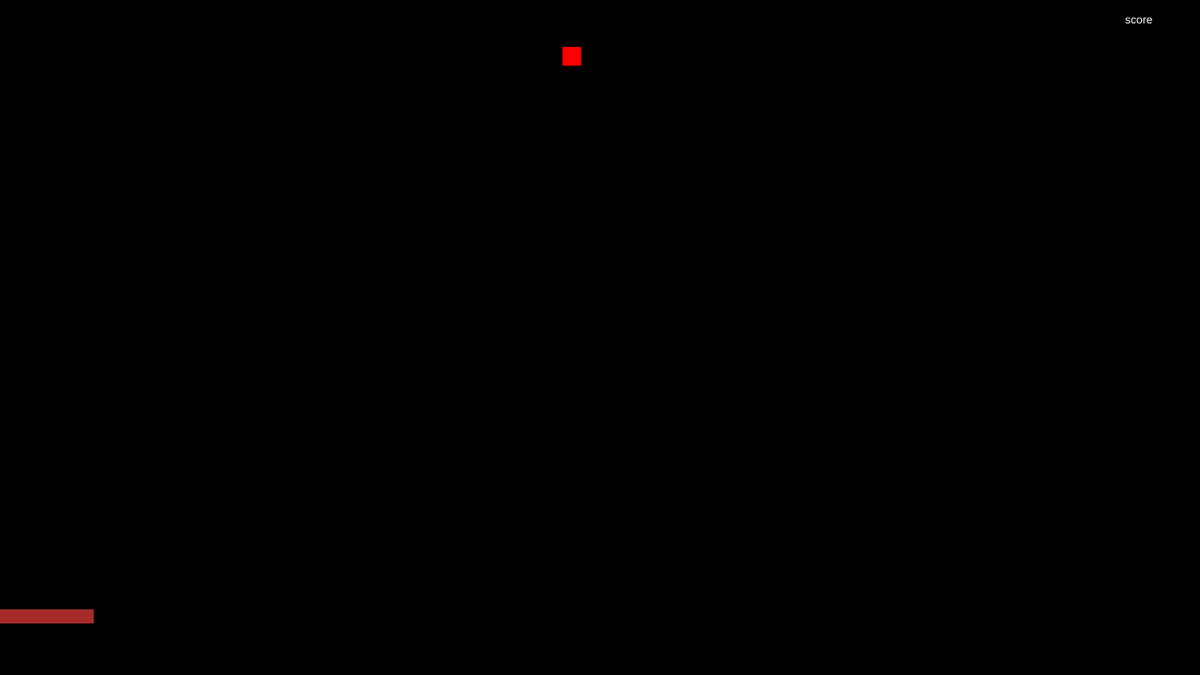
Frame 1 (no input)
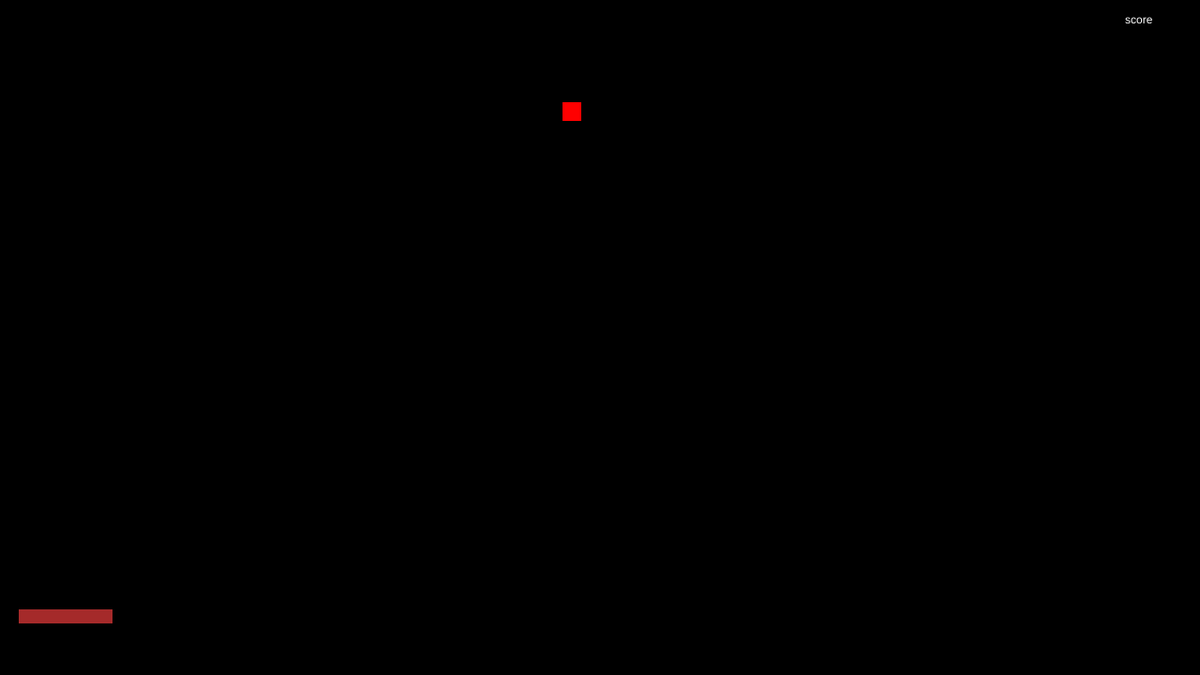
Frame 60 (no input)
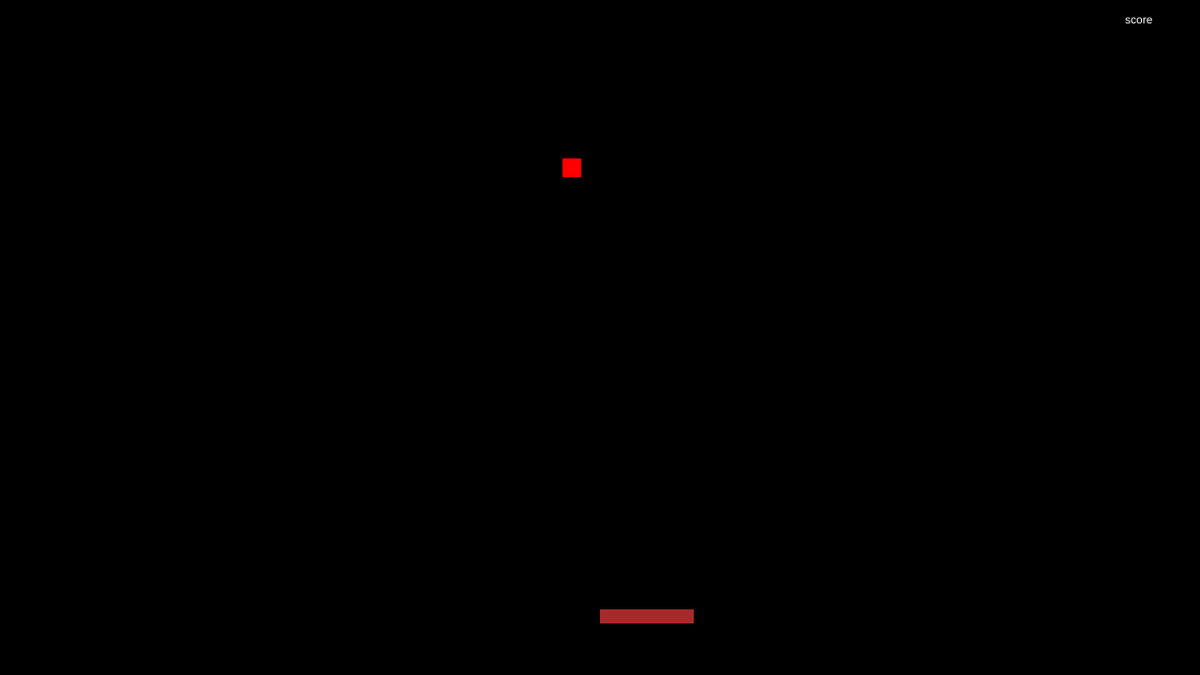
Frame 120 (the mouse pressed at the canvas centre since frame 60)

The p5.js sketch that drew these frames (run headless with seeded random() and noise() and a simulated clock; from frame 60 on, the mouse is pressed at the canvas centre):

// p5.js sketch
// ── sketch.js
/* JavaScript opfris opdracht
   
    Lees de README voor uitleg
 */

/*
 * instellingen om foutcontrole van je code beter te maken 
 */
///<reference path=".vscode/p5.global-mode.d.ts" />
"use strict"

/* ********************************************* */
/* globale variabelen die je gebruikt in je game */
/* ********************************************* */
let appelX = 600; // x-positie van appel
let appelY = 50;  // y-positie van appel
let appelBreedte = 20; 
let mandjeY = 650 ;
let Breedjemandje = 100 ; 
let Hoogtemandje = 15 ; 
let score = 0 ; 


/* ********************************************* */
/* setup() en draw() functies / hoofdprogramma   */
/* ********************************************* */

/**
 * setup
 * de code in deze functie wordt één keer uitgevoerd door
 * de p5 library, zodra het spel geladen is in de browser
 */
function setup() {
  // Maak een canvas (rechthoek) waarin je je speelveld kunt tekenen
  createCanvas(1280, 720);
  // mandjeX = MouseX; 
  
}

/**
 * draw
 * de code in deze functie wordt 50 keer per seconde
 * uitgevoerd door de p5 library, nadat de setup functie klaar is
 */
function draw() {
  // teken achtergrond
  background('black');

  // mandjeX = MouseX;
fill(255,255,255)
  text(score = 'score', 1200 ,25 ); 

  // teken appel
  noStroke();         // geen lijntje om de vorm heen
  fill(255, 0, 0)     // vulkleur wordt rood
  rect(appelX, appelY, appelBreedte, appelBreedte);
  appelY= appelY + 1; 
  noStroke();
  fill(165,42,42)
  rect(mouseX,mandjeY,Breedjemandje,Hoogtemandje);
  
  if( mouseX < 10){ mouseX = 20 

  }
  if (mouseX > 1200){
    mouseX = 1199
  }
  if(appelY > 800){
    appelY = random(-1000,-200) ;
    appelX = random(50,1200) ;
  }
if ( appelY > mandjeY - 100 && 
  appelY < mandjeY + 100 &&
  appelX > mouseX - 100 &&
  appelX < mouseX + 100 ) {
    score = score + 1 ; 
    
  }
}
